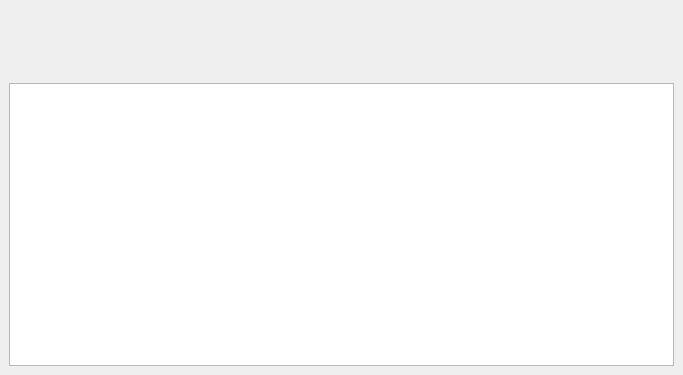
<?xml version="1.0" encoding="UTF-8"?>
<ui version="4.0">
 <class>MainWindow_manager</class>
 <widget class="QMainWindow" name="MainWindow_manager">
  <property name="geometry">
   <rect>
    <x>0</x>
    <y>0</y>
    <width>683</width>
    <height>375</height>
   </rect>
  </property>
  <property name="windowTitle">
   <string>MainWindow</string>
  </property>
  <widget class="QWidget" name="centralwidget">
   <layout class="QVBoxLayout" name="verticalLayout_2">
    <item>
     <layout class="QVBoxLayout" name="verticalLayout">
      <item>
       <widget class="QLabel" name="label_name">
        <property name="text">
         <string>&lt;html&gt;&lt;head/&gt;&lt;body&gt;&lt;p&gt;&lt;br/&gt;&lt;/p&gt;&lt;p&gt;&lt;br/&gt;&lt;/p&gt;&lt;/body&gt;&lt;/html&gt;</string>
        </property>
       </widget>
      </item>
      <item>
       <widget class="QTableView" name="tableView_name"/>
      </item>
     </layout>
    </item>
   </layout>
  </widget>
 </widget>
 <resources/>
 <connections/>
</ui>
